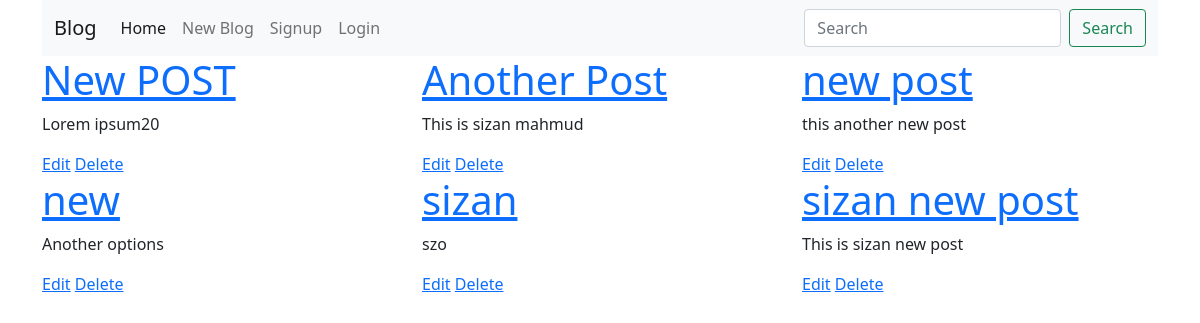
Before: / with the older database file.
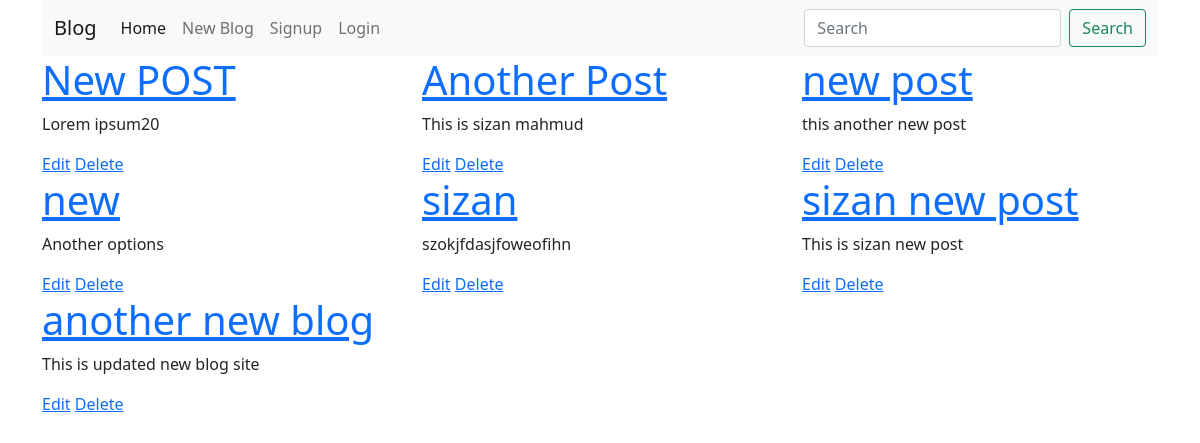
After: the same page with the newer database file.
### blog/models.py (models this page shows, shortened)
class Post(models.Model):
    title = models.CharField(max_length=200)
    author = models.ForeignKey('auth.User',on_delete=models.CASCADE)
    body = models.TextField()

### blog/views.py (the view)
# urls.py: path('',HomeView.as_view(),name='home'),
class HomeView(ListView):
    model = Post
    template_name = 'home.html'

### templates/home.html
{% extends 'base.html' %}
 {% load static %}
{% block content %}
    <div class="container">
    <div>
        <div class="row">
            {% for post in object_list %}
            <div class="col-sm-4">
                <h1><a href="{% url 'post_details' post.pk %}">{{ post.title }}</a></h1>
                <p>{{ post.body }}</p>
                <a href="{% url 'post_edit' post.pk %}">Edit</a>
                <a href="{% url 'post_delete' post.pk %}">Delete</a>
            </div>
            {% endfor %}
        </div>
    </div>
    </div>
{% endblock %}

### templates/base.html (shortened to what this page needs)
<!doctype html>
<html lang="en">
  <head>
    {% load static %}
    <link href="https://cdn.jsdelivr.net/npm/bootstrap@5.0.2/dist/css/bootstrap.min.css" rel="stylesheet">
  </head>
  <body>
    <div class="container">
        <nav class="navbar navbar-expand-lg navbar-light bg-light">
            <div class="container-fluid">
              <a class="navbar-brand" href="{% url 'home' %}">Blog</a>
              <div class="collapse navbar-collapse" id="navbarSupportedContent">
                <ul class="navbar-nav me-auto mb-2 mb-lg-0">
                  <li class="nav-item">
                    <a class="nav-link active" aria-current="page" href="{% url 'home' %}">Home</a>
                  </li>
                  <li class="nav-item">
                    <a class="nav-link" href="{% url 'post_new' %}">New Blog</a>
                  </li>
                  {% if user.is_authenticated %}
                  <li class="nav-item">
                    <a class="nav-link" href="{% url 'logout' %}">Logout</a>
                  </li>
                  {% else %}
                  <li class="nav-item">
                    <a class="nav-link" href="{% url 'signup' %}">Signup</a>
                  </li>
                  <li class="nav-item">
                    <a class="nav-link" href="{% url 'login' %}">Login</a>
                  </li>
                  {% endif %}
                </ul>
                <form class="d-flex">
                  <input class="form-control me-2" type="search" placeholder="Search" aria-label="Search">
                  <button class="btn btn-outline-success" type="submit">Search</button>
                </form>
              </div>
            </div>
          </nav>
    </div>
    {% block content %}
    {% endblock %}
  </body>
</html>

Changed rows visible on the page:
changed Post "sizan": body "szo" → "szokjfdasjfoweofihn"
added Post: title "another new blog", body "This is updated new blog site"
